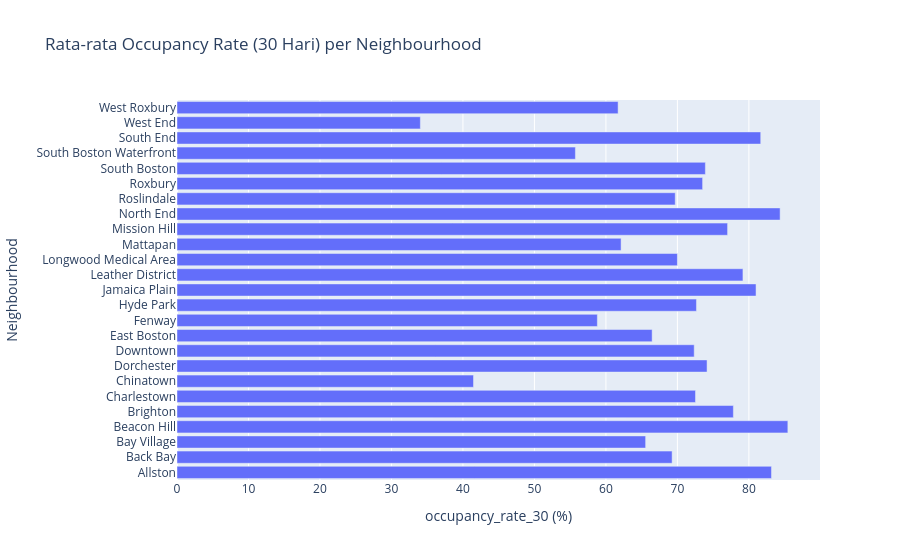
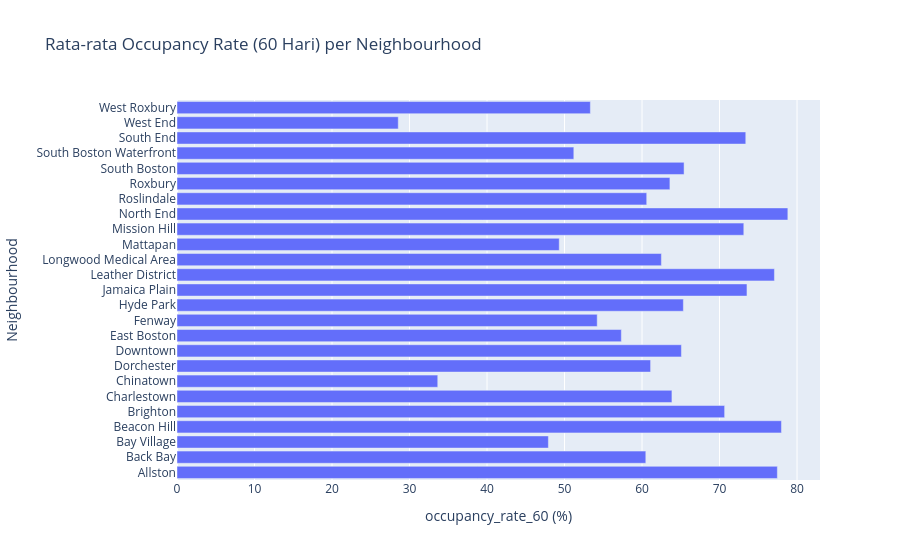
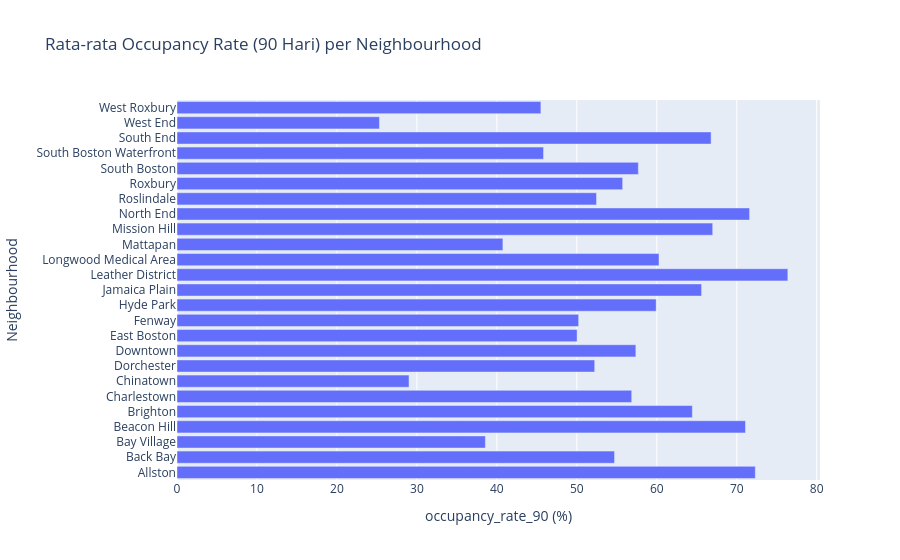
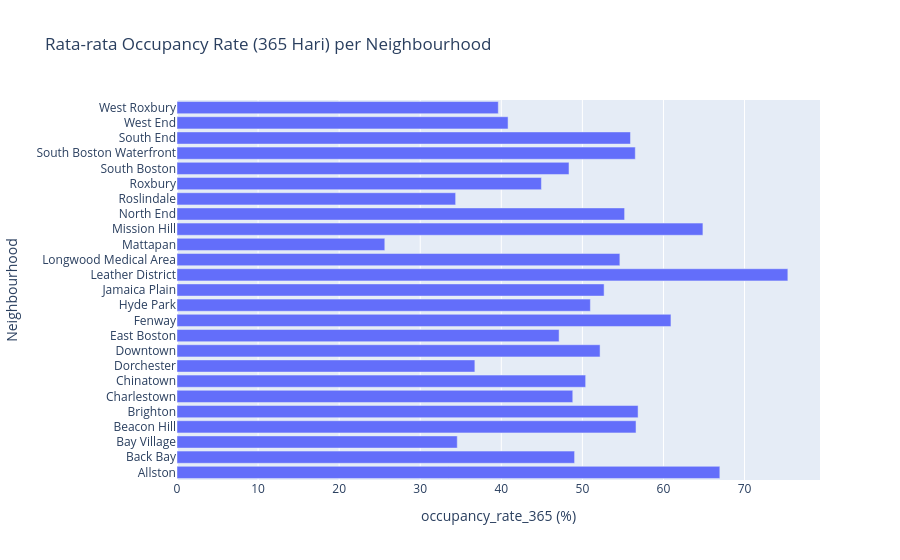

Write notebook code for charts like these, in order.
### Code cell
# bikin bar chart rata-rata occupancy rate per neighbourhood (contoh pakai occ_rate_30)
neigh_occ1 = df.groupby("neighbourhood_cleansed")["occupancy_rate_30 (%)"].mean().reset_index()
neigh_occ2 = df.groupby("neighbourhood_cleansed")["occupancy_rate_60 (%)"].mean().reset_index()
neigh_occ3 = df.groupby("neighbourhood_cleansed")["occupancy_rate_90 (%)"].mean().reset_index()
neigh_occ4 = df.groupby("neighbourhood_cleansed")["occupancy_rate_365 (%)"].mean().reset_index()

fig = px.bar(
    neigh_occ1,
    x="occupancy_rate_30 (%)",
    y="neighbourhood_cleansed",
    orientation="h",
    title="Rata-rata Occupancy Rate (30 Hari) per Neighbourhood",
    labels={"occ_rate_30":"Occupancy Rate (%)","neighbourhood_cleansed":"Neighbourhood"}
)
fig.show()

fig = px.bar(
    neigh_occ2,
    x="occupancy_rate_60 (%)",
    y="neighbourhood_cleansed",
    orientation="h",
    title="Rata-rata Occupancy Rate (60 Hari) per Neighbourhood",
    labels={"occ_rate_30":"Occupancy Rate (%)","neighbourhood_cleansed":"Neighbourhood"}
)
fig.show()

fig = px.bar(
    neigh_occ3,
    x="occupancy_rate_90 (%)",
    y="neighbourhood_cleansed",
    orientation="h",
    title="Rata-rata Occupancy Rate (90 Hari) per Neighbourhood",
    labels={"occ_rate_30":"Occupancy Rate (%)","neighbourhood_cleansed":"Neighbourhood"}
)
fig.show()

fig = px.bar(
    neigh_occ4,
    x="occupancy_rate_365 (%)",
    y="neighbourhood_cleansed",
    orientation="h",
    title="Rata-rata Occupancy Rate (365 Hari) per Neighbourhood",
    labels={"occ_rate_30":"Occupancy Rate (%)","neighbourhood_cleansed":"Neighbourhood"}
)
fig.show()

### Figure 1 — Plotly figure (JSON) as saved in the notebook; plotly's stock layout.template omitted (floating-point values rounded to 4 significant figures)
{"data": [{"alignmentgroup": "True", "hovertemplate": "occupancy_rate_30 (%)=%{x}<br>Neighbourhood=%{y}<extra></extra>", "legendgroup": "", "marker": {"color": "#636efa", "pattern": {"shape": ""}}, "name": "", "offsetgroup": "", "orientation": "h", "showlegend": false, "textposition": "auto", "type": "bar", "x": [83.16, 69.26, 65.56, 85.45, 77.83, 72.53, 41.48, 74.15, 72.35, 66.46, 58.8, 72.67, 81.0, 79.17, 70.0, 62.12, 77.02, 84.37, 69.7, 73.52, 73.91, 55.73, 81.66, 34.04, 61.7], "xaxis": "x", "y": ["Allston", "Back Bay", "Bay Village", "Beacon Hill", "Brighton", "Charlestown", "Chinatown", "Dorchester", "Downtown", "East Boston", "Fenway", "Hyde Park", "Jamaica Plain", "Leather District", "Longwood Medical Area", "Mattapan", "Mission Hill", "North End", "Roslindale", "Roxbury", "South Boston", "South Boston Waterfront", "South End", "West End", "West Roxbury"], "yaxis": "y"}], "layout": {"barmode": "relative", "legend": {"tracegroupgap": 0}, "title": {"text": "Rata-rata Occupancy Rate (30 Hari) per Neighbourhood"}, "xaxis": {"anchor": "y", "domain": [0, 1], "title": {"text": "occupancy_rate_30 (%)"}}, "yaxis": {"anchor": "x", "domain": [0, 1], "title": {"text": "Neighbourhood"}}}}

### Figure 2 — Plotly figure (JSON) as saved in the notebook; plotly's stock layout.template omitted (floating-point values rounded to 4 significant figures)
{"data": [{"alignmentgroup": "True", "hovertemplate": "occupancy_rate_60 (%)=%{x}<br>Neighbourhood=%{y}<extra></extra>", "legendgroup": "", "marker": {"color": "#636efa", "pattern": {"shape": ""}}, "name": "", "offsetgroup": "", "orientation": "h", "showlegend": false, "textposition": "auto", "type": "bar", "x": [77.46, 60.49, 47.92, 77.99, 70.66, 63.86, 33.64, 61.1, 65.08, 57.33, 54.22, 65.33, 73.54, 77.08, 62.5, 49.32, 73.13, 78.81, 60.61, 63.6, 65.42, 51.2, 73.39, 28.55, 53.33], "xaxis": "x", "y": ["Allston", "Back Bay", "Bay Village", "Beacon Hill", "Brighton", "Charlestown", "Chinatown", "Dorchester", "Downtown", "East Boston", "Fenway", "Hyde Park", "Jamaica Plain", "Leather District", "Longwood Medical Area", "Mattapan", "Mission Hill", "North End", "Roslindale", "Roxbury", "South Boston", "South Boston Waterfront", "South End", "West End", "West Roxbury"], "yaxis": "y"}], "layout": {"barmode": "relative", "legend": {"tracegroupgap": 0}, "title": {"text": "Rata-rata Occupancy Rate (60 Hari) per Neighbourhood"}, "xaxis": {"anchor": "y", "domain": [0, 1], "title": {"text": "occupancy_rate_60 (%)"}}, "yaxis": {"anchor": "x", "domain": [0, 1], "title": {"text": "Neighbourhood"}}}}

### Figure 3 — Plotly figure (JSON) as saved in the notebook; plotly's stock layout.template omitted (floating-point values rounded to 4 significant figures)
{"data": [{"alignmentgroup": "True", "hovertemplate": "occupancy_rate_90 (%)=%{x}<br>Neighbourhood=%{y}<extra></extra>", "legendgroup": "", "marker": {"color": "#636efa", "pattern": {"shape": ""}}, "name": "", "offsetgroup": "", "orientation": "h", "showlegend": false, "textposition": "auto", "type": "bar", "x": [72.32, 54.72, 38.56, 71.09, 64.44, 56.86, 29.02, 52.24, 57.38, 50.04, 50.23, 59.93, 65.6, 76.39, 60.28, 40.76, 66.99, 71.6, 52.46, 55.73, 57.69, 45.84, 66.79, 25.32, 45.51], "xaxis": "x", "y": ["Allston", "Back Bay", "Bay Village", "Beacon Hill", "Brighton", "Charlestown", "Chinatown", "Dorchester", "Downtown", "East Boston", "Fenway", "Hyde Park", "Jamaica Plain", "Leather District", "Longwood Medical Area", "Mattapan", "Mission Hill", "North End", "Roslindale", "Roxbury", "South Boston", "South Boston Waterfront", "South End", "West End", "West Roxbury"], "yaxis": "y"}], "layout": {"barmode": "relative", "legend": {"tracegroupgap": 0}, "title": {"text": "Rata-rata Occupancy Rate (90 Hari) per Neighbourhood"}, "xaxis": {"anchor": "y", "domain": [0, 1], "title": {"text": "occupancy_rate_90 (%)"}}, "yaxis": {"anchor": "x", "domain": [0, 1], "title": {"text": "Neighbourhood"}}}}

### Figure 4 — Plotly figure (JSON) as saved in the notebook; plotly's stock layout.template omitted (floating-point values rounded to 4 significant figures)
{"data": [{"alignmentgroup": "True", "hovertemplate": "occupancy_rate_365 (%)=%{x}<br>Neighbourhood=%{y}<extra></extra>", "legendgroup": "", "marker": {"color": "#636efa", "pattern": {"shape": ""}}, "name": "", "offsetgroup": "", "orientation": "h", "showlegend": false, "textposition": "auto", "type": "bar", "x": [66.95, 49.04, 34.57, 56.62, 56.87, 48.81, 50.4, 36.74, 52.18, 47.13, 60.92, 50.99, 52.68, 75.34, 54.62, 25.63, 64.87, 55.21, 34.37, 44.95, 48.35, 56.53, 55.93, 40.83, 39.63], "xaxis": "x", "y": ["Allston", "Back Bay", "Bay Village", "Beacon Hill", "Brighton", "Charlestown", "Chinatown", "Dorchester", "Downtown", "East Boston", "Fenway", "Hyde Park", "Jamaica Plain", "Leather District", "Longwood Medical Area", "Mattapan", "Mission Hill", "North End", "Roslindale", "Roxbury", "South Boston", "South Boston Waterfront", "South End", "West End", "West Roxbury"], "yaxis": "y"}], "layout": {"barmode": "relative", "legend": {"tracegroupgap": 0}, "title": {"text": "Rata-rata Occupancy Rate (365 Hari) per Neighbourhood"}, "xaxis": {"anchor": "y", "domain": [0, 1], "title": {"text": "occupancy_rate_365 (%)"}}, "yaxis": {"anchor": "x", "domain": [0, 1], "title": {"text": "Neighbourhood"}}}}
